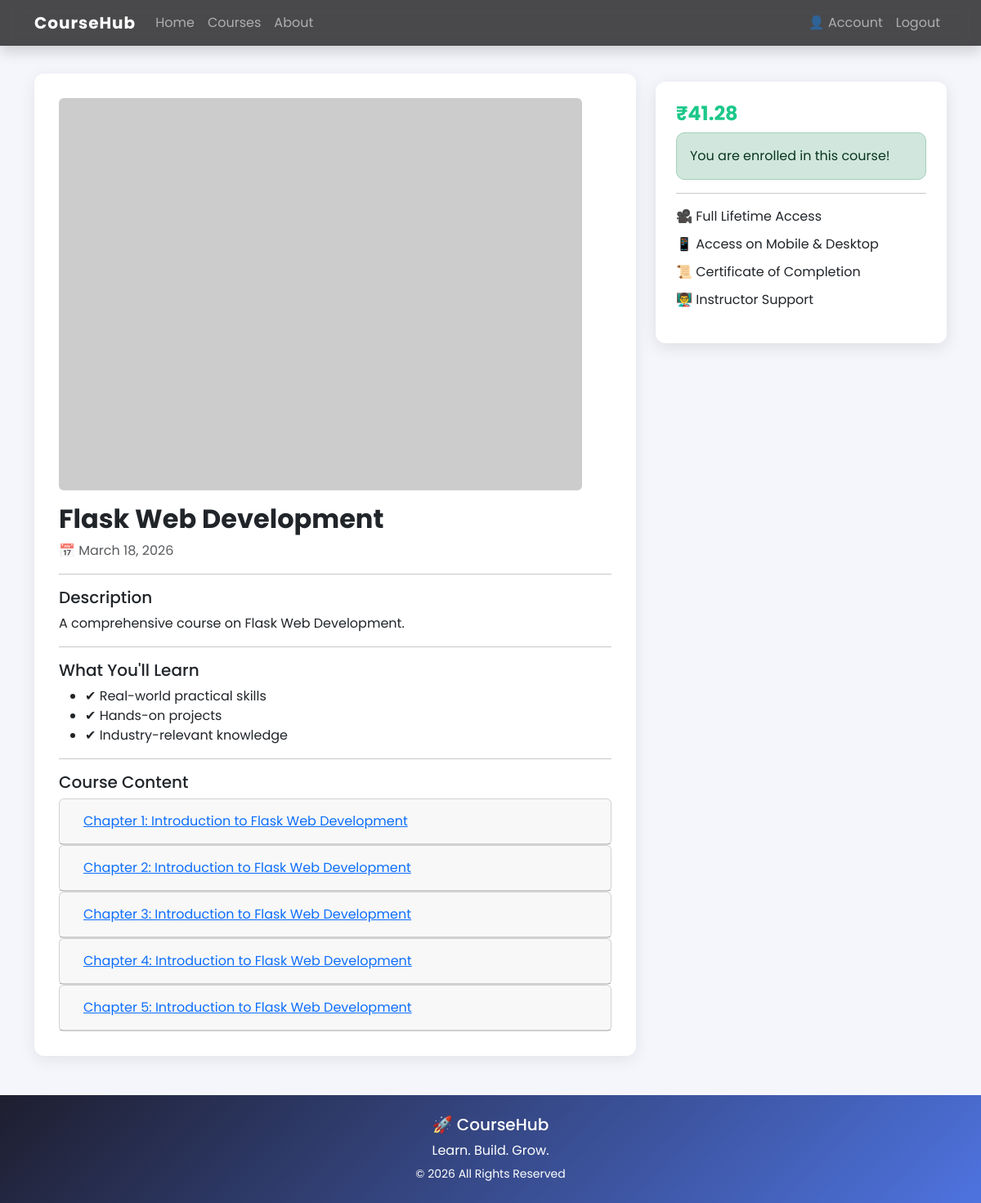
The page /course/2 (signed in) on the database its author committed.
### courses/models.py (models this page shows, shortened)
class Course(db.Model):
    id = db.Column(db.Integer, primary_key=True)
    title = db.Column(db.String(100), nullable=False)
    description = db.Column(db.Text, nullable=False)
    price = db.Column(db.Float, nullable=False)
    image_file = db.Column(db.String(20), nullable=False, default='default.jpg')
    date_posted = db.Column(db.DateTime, nullable=False, default=datetime.utcnow)
    enrollments = db.relationship('Enrollment', backref='course', lazy=True)
    videos = db.relationship('Video', backref='course', lazy=True)

class Video(db.Model):
    id = db.Column(db.Integer, primary_key=True)
    title = db.Column(db.String(100), nullable=False)
    video_url = db.Column(db.String(200), nullable=False)
    course_id = db.Column(db.Integer, db.ForeignKey('course.id'), nullable=False)

### courses/routes.py (the view)
@courses.route("/course/<int:course_id>")
def course(course_id):
    course = Course.query.get_or_404(course_id)
    return render_template('course.html', course=course)

### main.py (called while the page is built)
@login_manager.user_loader
def load_user(user_id):
    return User.query.get(int(user_id))

### users/models.py (called while the page is built)
    def is_enrolled(self, course):
        return course in [enrollment.course for enrollment in self.enrollments]

### templates/course.html (shortened to what this page needs)
{% extends "layout.html" %}
{% block content %}
<div class="container course-container">
    <div class="row">
        <div class="col-md-8">
            <div class="course-content">
                <img src="{{ course.image_file }}" class="img-fluid rounded mb-3" alt="{{ course.title }}">
                <h2 class="course-title">{{ course.title }}</h2>
                <p class="text-muted">📅 {{ course.date_posted.strftime('%B %d, %Y') }}</p>
                <hr>
                <h5>Description</h5>
                <p>{{ course.description }}</p>
                <hr>
                <h5>What You'll Learn</h5>
                <ul>
                    <li>✔ Real-world practical skills</li>
                    <li>✔ Hands-on projects</li>
                    <li>✔ Industry-relevant knowledge</li>
                </ul>
                {% if current_user.is_authenticated and current_user.is_enrolled(course) %}
                <hr>
                <h5>Course Content</h5>
                <div class="accordion" id="videoAccordion">
                    {% for video in course.videos %}
                    <div class="card">
                        <div class="card-header" id="heading{{ video.id }}">
                            <h5 class="mb-0">
                                <button class="btn btn-link" type="button" data-toggle="collapse" data-target="#collapse{{ video.id }}" aria-expanded="false" aria-controls="collapse{{ video.id }}">
                                    {{ video.title }}
                                </button>
                            </h5>
                        </div>
                    </div>
                    {% endfor %}
                </div>
                {% endif %}
            </div>
        </div>
        <div class="col-md-4">
            <div class="course-sidebar">
                <h4 class="price">₹{{ course.price }}</h4>
                {% if current_user.is_authenticated %}
                    {% if current_user.is_enrolled(course) %}
                        <div class="alert alert-success">
                            You are enrolled in this course!
                        </div>
                    {% else %}
                        <a href="{{ url_for('courses.enroll', course_id=course.id) }}" class="btn btn-enroll mt-3">Enroll Now</a>
                    {% endif %}
                {% else %}
                    <a href="{{ url_for('users.login') }}" class="btn btn-enroll mt-3">Login to Enroll</a>
                {% endif %}
                <hr>
                <ul class="list-unstyled course-features">
                    <li>🎥 Full Lifetime Access</li>
                    <li>📱 Access on Mobile & Desktop</li>
                    <li>📜 Certificate of Completion</li>
                    <li>👨‍🏫 Instructor Support</li>
                </ul>
            </div>
        </div>
    </div>
</div>
{% endblock content %}

### templates/layout.html (style rules this page uses)
body { font-family: 'Poppins', sans-serif; background: #f4f6fb; }
.alert { border-radius: 10px; }

### templates/course.html (style rules this page uses)
.course-container { margin-top: 40px; }
.course-content { background: #fff; padding: 30px; border-radius: 12px; box-shadow: 0 5px 20px rgba(0,0,0,0.08); }
.course-sidebar { background: #fff; padding: 25px; border-radius: 12px; box-shadow: 0 5px 20px rgba(0,0,0,0.1); position: sticky; top: 100px; }
.course-title { font-weight: 700; }
.price { font-size: 24px; font-weight: 700; color: #1cc88a; }
.course-features li { margin-bottom: 10px; }

### rows shown on the page
Course: title "Flask Web Development", date_posted "March 18, 2026", description "A comprehensive course on Flask Web Development.", price "41.28"
Video: title "Chapter 1: Introduction to Flask Web Development"
Video: title "Chapter 2: Introduction to Flask Web Development"
Video: title "Chapter 3: Introduction to Flask Web Development"
Video: title "Chapter 4: Introduction to Flask Web Development"
Video: title "Chapter 5: Introduction to Flask Web Development"
